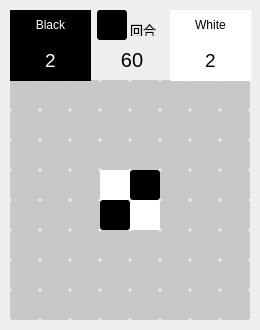
<?xml version="1.0" encoding="UTF-8"?>
<ui version="4.0">
 <class>MainWindow</class>
 <widget class="QMainWindow" name="MainWindow">
  <property name="geometry">
   <rect>
    <x>0</x>
    <y>0</y>
    <width>260</width>
    <height>330</height>
   </rect>
  </property>
  <property name="windowTitle">
   <string>MainWindow</string>
  </property>
  <widget class="QWidget" name="centralWidget">
   <widget class="QPushButton" name="r0c0">
    <property name="geometry">
     <rect>
      <x>10</x>
      <y>80</y>
      <width>30</width>
      <height>30</height>
     </rect>
    </property>
    <property name="styleSheet">
     <string notr="true">QPushButton { background-color: rgb(200, 200, 200);border-radius: 3px} QPushButton:hover { background-color: rgb(230, 230, 230); }</string>
    </property>
    <property name="text">
     <string/>
    </property>
   </widget>
   <widget class="QPushButton" name="r1c0">
    <property name="geometry">
     <rect>
      <x>10</x>
      <y>110</y>
      <width>30</width>
      <height>30</height>
     </rect>
    </property>
    <property name="styleSheet">
     <string notr="true">QPushButton { background-color: rgb(200, 200, 200);border-radius: 3px} QPushButton:hover { background-color: rgb(230, 230, 230); }</string>
    </property>
    <property name="text">
     <string/>
    </property>
   </widget>
   <widget class="QPushButton" name="r2c0">
    <property name="geometry">
     <rect>
      <x>10</x>
      <y>140</y>
      <width>30</width>
      <height>30</height>
     </rect>
    </property>
    <property name="styleSheet">
     <string notr="true">QPushButton { background-color: rgb(200, 200, 200);border-radius: 3px} QPushButton:hover { background-color: rgb(230, 230, 230); }</string>
    </property>
    <property name="text">
     <string/>
    </property>
   </widget>
   <widget class="QPushButton" name="r3c0">
    <property name="geometry">
     <rect>
      <x>10</x>
      <y>170</y>
      <width>30</width>
      <height>30</height>
     </rect>
    </property>
    <property name="styleSheet">
     <string notr="true">QPushButton { background-color: rgb(200, 200, 200);border-radius: 3px} QPushButton:hover { background-color: rgb(230, 230, 230); }</string>
    </property>
    <property name="text">
     <string/>
    </property>
   </widget>
   <widget class="QPushButton" name="r4c0">
    <property name="geometry">
     <rect>
      <x>10</x>
      <y>200</y>
      <width>30</width>
      <height>30</height>
     </rect>
    </property>
    <property name="styleSheet">
     <string notr="true">QPushButton { background-color: rgb(200, 200, 200);border-radius: 3px} QPushButton:hover { background-color: rgb(230, 230, 230); }</string>
    </property>
    <property name="text">
     <string/>
    </property>
   </widget>
   <widget class="QPushButton" name="r5c0">
    <property name="geometry">
     <rect>
      <x>10</x>
      <y>230</y>
      <width>30</width>
      <height>30</height>
     </rect>
    </property>
    <property name="styleSheet">
     <string notr="true">QPushButton { background-color: rgb(200, 200, 200);border-radius: 3px} QPushButton:hover { background-color: rgb(230, 230, 230); }</string>
    </property>
    <property name="text">
     <string/>
    </property>
   </widget>
   <widget class="QPushButton" name="r6c0">
    <property name="geometry">
     <rect>
      <x>10</x>
      <y>260</y>
      <width>30</width>
      <height>30</height>
     </rect>
    </property>
    <property name="styleSheet">
     <string notr="true">QPushButton { background-color: rgb(200, 200, 200);border-radius: 3px} QPushButton:hover { background-color: rgb(230, 230, 230); }</string>
    </property>
    <property name="text">
     <string/>
    </property>
   </widget>
   <widget class="QPushButton" name="r7c0">
    <property name="geometry">
     <rect>
      <x>10</x>
      <y>290</y>
      <width>30</width>
      <height>30</height>
     </rect>
    </property>
    <property name="styleSheet">
     <string notr="true">QPushButton { background-color: rgb(200, 200, 200);border-radius: 3px} QPushButton:hover { background-color: rgb(230, 230, 230); }</string>
    </property>
    <property name="text">
     <string/>
    </property>
   </widget>
   <widget class="QPushButton" name="r1c1">
    <property name="geometry">
     <rect>
      <x>40</x>
      <y>110</y>
      <width>30</width>
      <height>30</height>
     </rect>
    </property>
    <property name="styleSheet">
     <string notr="true">QPushButton { background-color: rgb(200, 200, 200);border-radius: 3px} QPushButton:hover { background-color: rgb(230, 230, 230); }</string>
    </property>
    <property name="text">
     <string/>
    </property>
   </widget>
   <widget class="QPushButton" name="r3c1">
    <property name="geometry">
     <rect>
      <x>40</x>
      <y>170</y>
      <width>30</width>
      <height>30</height>
     </rect>
    </property>
    <property name="styleSheet">
     <string notr="true">QPushButton { background-color: rgb(200, 200, 200);border-radius: 3px} QPushButton:hover { background-color: rgb(230, 230, 230); }</string>
    </property>
    <property name="text">
     <string/>
    </property>
   </widget>
   <widget class="QPushButton" name="r2c1">
    <property name="geometry">
     <rect>
      <x>40</x>
      <y>140</y>
      <width>30</width>
      <height>30</height>
     </rect>
    </property>
    <property name="styleSheet">
     <string notr="true">QPushButton { background-color: rgb(200, 200, 200);border-radius: 3px} QPushButton:hover { background-color: rgb(230, 230, 230); }</string>
    </property>
    <property name="text">
     <string/>
    </property>
   </widget>
   <widget class="QPushButton" name="r6c1">
    <property name="geometry">
     <rect>
      <x>40</x>
      <y>260</y>
      <width>30</width>
      <height>30</height>
     </rect>
    </property>
    <property name="styleSheet">
     <string notr="true">QPushButton { background-color: rgb(200, 200, 200);border-radius: 3px} QPushButton:hover { background-color: rgb(230, 230, 230); }</string>
    </property>
    <property name="text">
     <string/>
    </property>
   </widget>
   <widget class="QPushButton" name="r4c1">
    <property name="geometry">
     <rect>
      <x>40</x>
      <y>200</y>
      <width>30</width>
      <height>30</height>
     </rect>
    </property>
    <property name="styleSheet">
     <string notr="true">QPushButton { background-color: rgb(200, 200, 200);border-radius: 3px} QPushButton:hover { background-color: rgb(230, 230, 230); }</string>
    </property>
    <property name="text">
     <string/>
    </property>
   </widget>
   <widget class="QPushButton" name="r5c1">
    <property name="geometry">
     <rect>
      <x>40</x>
      <y>230</y>
      <width>30</width>
      <height>30</height>
     </rect>
    </property>
    <property name="styleSheet">
     <string notr="true">QPushButton { background-color: rgb(200, 200, 200);border-radius: 3px} QPushButton:hover { background-color: rgb(230, 230, 230); }</string>
    </property>
    <property name="text">
     <string/>
    </property>
   </widget>
   <widget class="QPushButton" name="r0c1">
    <property name="geometry">
     <rect>
      <x>40</x>
      <y>80</y>
      <width>30</width>
      <height>30</height>
     </rect>
    </property>
    <property name="styleSheet">
     <string notr="true">QPushButton { background-color: rgb(200, 200, 200);border-radius: 3px} QPushButton:hover { background-color: rgb(230, 230, 230); }</string>
    </property>
    <property name="text">
     <string/>
    </property>
   </widget>
   <widget class="QPushButton" name="r7c1">
    <property name="geometry">
     <rect>
      <x>40</x>
      <y>290</y>
      <width>30</width>
      <height>30</height>
     </rect>
    </property>
    <property name="styleSheet">
     <string notr="true">QPushButton { background-color: rgb(200, 200, 200);border-radius: 3px} QPushButton:hover { background-color: rgb(230, 230, 230); }</string>
    </property>
    <property name="text">
     <string/>
    </property>
   </widget>
   <widget class="QPushButton" name="r4c3">
    <property name="geometry">
     <rect>
      <x>100</x>
      <y>200</y>
      <width>30</width>
      <height>30</height>
     </rect>
    </property>
    <property name="styleSheet">
     <string notr="true">QPushButton { background-color: rgb(0, 0, 0);border-radius: 3px} QPushButton:hover { background-color: rgb(0, 0, 0); }</string>
    </property>
    <property name="text">
     <string/>
    </property>
   </widget>
   <widget class="QPushButton" name="r1c2">
    <property name="geometry">
     <rect>
      <x>70</x>
      <y>110</y>
      <width>30</width>
      <height>30</height>
     </rect>
    </property>
    <property name="styleSheet">
     <string notr="true">QPushButton { background-color: rgb(200, 200, 200);border-radius: 3px} QPushButton:hover { background-color: rgb(230, 230, 230); }</string>
    </property>
    <property name="text">
     <string/>
    </property>
   </widget>
   <widget class="QPushButton" name="r3c2">
    <property name="geometry">
     <rect>
      <x>70</x>
      <y>170</y>
      <width>30</width>
      <height>30</height>
     </rect>
    </property>
    <property name="styleSheet">
     <string notr="true">QPushButton { background-color: rgb(200, 200, 200);border-radius: 3px} QPushButton:hover { background-color: rgb(230, 230, 230); }</string>
    </property>
    <property name="text">
     <string/>
    </property>
   </widget>
   <widget class="QPushButton" name="r2c2">
    <property name="geometry">
     <rect>
      <x>70</x>
      <y>140</y>
      <width>30</width>
      <height>30</height>
     </rect>
    </property>
    <property name="styleSheet">
     <string notr="true">QPushButton { background-color: rgb(200, 200, 200);border-radius: 3px} QPushButton:hover { background-color: rgb(230, 230, 230); }</string>
    </property>
    <property name="text">
     <string/>
    </property>
   </widget>
   <widget class="QPushButton" name="r6c2">
    <property name="geometry">
     <rect>
      <x>70</x>
      <y>260</y>
      <width>30</width>
      <height>30</height>
     </rect>
    </property>
    <property name="styleSheet">
     <string notr="true">QPushButton { background-color: rgb(200, 200, 200);border-radius: 3px} QPushButton:hover { background-color: rgb(230, 230, 230); }</string>
    </property>
    <property name="text">
     <string/>
    </property>
   </widget>
   <widget class="QPushButton" name="r1c3">
    <property name="geometry">
     <rect>
      <x>100</x>
      <y>110</y>
      <width>30</width>
      <height>30</height>
     </rect>
    </property>
    <property name="styleSheet">
     <string notr="true">QPushButton { background-color: rgb(200, 200, 200);border-radius: 3px} QPushButton:hover { background-color: rgb(230, 230, 230); }</string>
    </property>
    <property name="text">
     <string/>
    </property>
   </widget>
   <widget class="QPushButton" name="r4c2">
    <property name="geometry">
     <rect>
      <x>70</x>
      <y>200</y>
      <width>30</width>
      <height>30</height>
     </rect>
    </property>
    <property name="styleSheet">
     <string notr="true">QPushButton { background-color: rgb(200, 200, 200);border-radius: 3px} QPushButton:hover { background-color: rgb(230, 230, 230); }</string>
    </property>
    <property name="text">
     <string/>
    </property>
   </widget>
   <widget class="QPushButton" name="r3c3">
    <property name="geometry">
     <rect>
      <x>100</x>
      <y>170</y>
      <width>30</width>
      <height>30</height>
     </rect>
    </property>
    <property name="styleSheet">
     <string notr="true">QPushButton { background-color: rgb(255, 255, 255);border-radius: 3px} QPushButton:hover { background-color: rgb(255, 255, 255); }</string>
    </property>
    <property name="text">
     <string/>
    </property>
   </widget>
   <widget class="QPushButton" name="r6c3">
    <property name="geometry">
     <rect>
      <x>100</x>
      <y>260</y>
      <width>30</width>
      <height>30</height>
     </rect>
    </property>
    <property name="styleSheet">
     <string notr="true">QPushButton { background-color: rgb(200, 200, 200);border-radius: 3px} QPushButton:hover { background-color: rgb(230, 230, 230); }</string>
    </property>
    <property name="text">
     <string/>
    </property>
   </widget>
   <widget class="QPushButton" name="r2c3">
    <property name="geometry">
     <rect>
      <x>100</x>
      <y>140</y>
      <width>30</width>
      <height>30</height>
     </rect>
    </property>
    <property name="styleSheet">
     <string notr="true">QPushButton { background-color: rgb(200, 200, 200);border-radius: 3px} QPushButton:hover { background-color: rgb(230, 230, 230); }</string>
    </property>
    <property name="text">
     <string/>
    </property>
   </widget>
   <widget class="QPushButton" name="r7c3">
    <property name="geometry">
     <rect>
      <x>100</x>
      <y>290</y>
      <width>30</width>
      <height>30</height>
     </rect>
    </property>
    <property name="styleSheet">
     <string notr="true">QPushButton { background-color: rgb(200, 200, 200);border-radius: 3px} QPushButton:hover { background-color: rgb(230, 230, 230); }</string>
    </property>
    <property name="text">
     <string/>
    </property>
   </widget>
   <widget class="QPushButton" name="r5c2">
    <property name="geometry">
     <rect>
      <x>70</x>
      <y>230</y>
      <width>30</width>
      <height>30</height>
     </rect>
    </property>
    <property name="styleSheet">
     <string notr="true">QPushButton { background-color: rgb(200, 200, 200);border-radius: 3px} QPushButton:hover { background-color: rgb(230, 230, 230); }</string>
    </property>
    <property name="text">
     <string/>
    </property>
   </widget>
   <widget class="QPushButton" name="r5c3">
    <property name="geometry">
     <rect>
      <x>100</x>
      <y>230</y>
      <width>30</width>
      <height>30</height>
     </rect>
    </property>
    <property name="styleSheet">
     <string notr="true">QPushButton { background-color: rgb(200, 200, 200);border-radius: 3px} QPushButton:hover { background-color: rgb(230, 230, 230); }</string>
    </property>
    <property name="text">
     <string/>
    </property>
   </widget>
   <widget class="QPushButton" name="r0c2">
    <property name="geometry">
     <rect>
      <x>70</x>
      <y>80</y>
      <width>30</width>
      <height>30</height>
     </rect>
    </property>
    <property name="styleSheet">
     <string notr="true">QPushButton { background-color: rgb(200, 200, 200);border-radius: 3px} QPushButton:hover { background-color: rgb(230, 230, 230); }</string>
    </property>
    <property name="text">
     <string/>
    </property>
   </widget>
   <widget class="QPushButton" name="r7c2">
    <property name="geometry">
     <rect>
      <x>70</x>
      <y>290</y>
      <width>30</width>
      <height>30</height>
     </rect>
    </property>
    <property name="styleSheet">
     <string notr="true">QPushButton { background-color: rgb(200, 200, 200);border-radius: 3px} QPushButton:hover { background-color: rgb(230, 230, 230); }</string>
    </property>
    <property name="text">
     <string/>
    </property>
   </widget>
   <widget class="QPushButton" name="r0c3">
    <property name="geometry">
     <rect>
      <x>100</x>
      <y>80</y>
      <width>30</width>
      <height>30</height>
     </rect>
    </property>
    <property name="styleSheet">
     <string notr="true">QPushButton { background-color: rgb(200, 200, 200);border-radius: 3px} QPushButton:hover { background-color: rgb(230, 230, 230); }</string>
    </property>
    <property name="text">
     <string/>
    </property>
   </widget>
   <widget class="QPushButton" name="r3c5">
    <property name="geometry">
     <rect>
      <x>160</x>
      <y>170</y>
      <width>30</width>
      <height>30</height>
     </rect>
    </property>
    <property name="styleSheet">
     <string notr="true">QPushButton { background-color: rgb(200, 200, 200);border-radius: 3px} QPushButton:hover { background-color: rgb(230, 230, 230); }</string>
    </property>
    <property name="text">
     <string/>
    </property>
   </widget>
   <widget class="QPushButton" name="r4c7">
    <property name="geometry">
     <rect>
      <x>220</x>
      <y>200</y>
      <width>30</width>
      <height>30</height>
     </rect>
    </property>
    <property name="styleSheet">
     <string notr="true">QPushButton { background-color: rgb(200, 200, 200);border-radius: 3px} QPushButton:hover { background-color: rgb(230, 230, 230); }</string>
    </property>
    <property name="text">
     <string/>
    </property>
   </widget>
   <widget class="QPushButton" name="r3c7">
    <property name="geometry">
     <rect>
      <x>220</x>
      <y>170</y>
      <width>30</width>
      <height>30</height>
     </rect>
    </property>
    <property name="styleSheet">
     <string notr="true">QPushButton { background-color: rgb(200, 200, 200);border-radius: 3px} QPushButton:hover { background-color: rgb(230, 230, 230); }</string>
    </property>
    <property name="text">
     <string/>
    </property>
   </widget>
   <widget class="QPushButton" name="r6c5">
    <property name="geometry">
     <rect>
      <x>160</x>
      <y>260</y>
      <width>30</width>
      <height>30</height>
     </rect>
    </property>
    <property name="styleSheet">
     <string notr="true">QPushButton { background-color: rgb(200, 200, 200);border-radius: 3px} QPushButton:hover { background-color: rgb(230, 230, 230); }</string>
    </property>
    <property name="text">
     <string/>
    </property>
   </widget>
   <widget class="QPushButton" name="r3c6">
    <property name="geometry">
     <rect>
      <x>190</x>
      <y>170</y>
      <width>30</width>
      <height>30</height>
     </rect>
    </property>
    <property name="styleSheet">
     <string notr="true">QPushButton { background-color: rgb(200, 200, 200);border-radius: 3px} QPushButton:hover { background-color: rgb(230, 230, 230); }</string>
    </property>
    <property name="text">
     <string/>
    </property>
   </widget>
   <widget class="QPushButton" name="r4c5">
    <property name="geometry">
     <rect>
      <x>160</x>
      <y>200</y>
      <width>30</width>
      <height>30</height>
     </rect>
    </property>
    <property name="styleSheet">
     <string notr="true">QPushButton { background-color: rgb(200, 200, 200);border-radius: 3px} QPushButton:hover { background-color: rgb(230, 230, 230); }</string>
    </property>
    <property name="text">
     <string/>
    </property>
   </widget>
   <widget class="QPushButton" name="r0c7">
    <property name="geometry">
     <rect>
      <x>220</x>
      <y>80</y>
      <width>30</width>
      <height>30</height>
     </rect>
    </property>
    <property name="styleSheet">
     <string notr="true">QPushButton { background-color: rgb(200, 200, 200);border-radius: 3px} QPushButton:hover { background-color: rgb(230, 230, 230); }</string>
    </property>
    <property name="text">
     <string/>
    </property>
   </widget>
   <widget class="QPushButton" name="r0c5">
    <property name="geometry">
     <rect>
      <x>160</x>
      <y>80</y>
      <width>30</width>
      <height>30</height>
     </rect>
    </property>
    <property name="styleSheet">
     <string notr="true">QPushButton { background-color: rgb(200, 200, 200);border-radius: 3px} QPushButton:hover { background-color: rgb(230, 230, 230); }</string>
    </property>
    <property name="text">
     <string/>
    </property>
   </widget>
   <widget class="QPushButton" name="r7c4">
    <property name="geometry">
     <rect>
      <x>130</x>
      <y>290</y>
      <width>30</width>
      <height>30</height>
     </rect>
    </property>
    <property name="styleSheet">
     <string notr="true">QPushButton { background-color: rgb(200, 200, 200);border-radius: 3px} QPushButton:hover { background-color: rgb(230, 230, 230); }</string>
    </property>
    <property name="text">
     <string/>
    </property>
   </widget>
   <widget class="QPushButton" name="r1c4">
    <property name="geometry">
     <rect>
      <x>130</x>
      <y>110</y>
      <width>30</width>
      <height>30</height>
     </rect>
    </property>
    <property name="styleSheet">
     <string notr="true">QPushButton { background-color: rgb(200, 200, 200);border-radius: 3px} QPushButton:hover { background-color: rgb(230, 230, 230); }</string>
    </property>
    <property name="text">
     <string/>
    </property>
   </widget>
   <widget class="QPushButton" name="r6c4">
    <property name="geometry">
     <rect>
      <x>130</x>
      <y>260</y>
      <width>30</width>
      <height>30</height>
     </rect>
    </property>
    <property name="styleSheet">
     <string notr="true">QPushButton { background-color: rgb(200, 200, 200);border-radius: 3px} QPushButton:hover { background-color: rgb(230, 230, 230); }</string>
    </property>
    <property name="text">
     <string/>
    </property>
   </widget>
   <widget class="QPushButton" name="r4c6">
    <property name="geometry">
     <rect>
      <x>190</x>
      <y>200</y>
      <width>30</width>
      <height>30</height>
     </rect>
    </property>
    <property name="styleSheet">
     <string notr="true">QPushButton { background-color: rgb(200, 200, 200);border-radius: 3px} QPushButton:hover { background-color: rgb(230, 230, 230); }</string>
    </property>
    <property name="text">
     <string/>
    </property>
   </widget>
   <widget class="QPushButton" name="r2c5">
    <property name="geometry">
     <rect>
      <x>160</x>
      <y>140</y>
      <width>30</width>
      <height>30</height>
     </rect>
    </property>
    <property name="styleSheet">
     <string notr="true">QPushButton { background-color: rgb(200, 200, 200);border-radius: 3px} QPushButton:hover { background-color: rgb(230, 230, 230); }</string>
    </property>
    <property name="text">
     <string/>
    </property>
   </widget>
   <widget class="QPushButton" name="r1c6">
    <property name="geometry">
     <rect>
      <x>190</x>
      <y>110</y>
      <width>30</width>
      <height>30</height>
     </rect>
    </property>
    <property name="styleSheet">
     <string notr="true">QPushButton { background-color: rgb(200, 200, 200);border-radius: 3px} QPushButton:hover { background-color: rgb(230, 230, 230); }</string>
    </property>
    <property name="text">
     <string/>
    </property>
   </widget>
   <widget class="QPushButton" name="r7c5">
    <property name="geometry">
     <rect>
      <x>160</x>
      <y>290</y>
      <width>30</width>
      <height>30</height>
     </rect>
    </property>
    <property name="styleSheet">
     <string notr="true">QPushButton { background-color: rgb(200, 200, 200);border-radius: 3px} QPushButton:hover { background-color: rgb(230, 230, 230); }</string>
    </property>
    <property name="text">
     <string/>
    </property>
   </widget>
   <widget class="QPushButton" name="r5c7">
    <property name="geometry">
     <rect>
      <x>220</x>
      <y>230</y>
      <width>30</width>
      <height>30</height>
     </rect>
    </property>
    <property name="styleSheet">
     <string notr="true">QPushButton { background-color: rgb(200, 200, 200);border-radius: 3px} QPushButton:hover { background-color: rgb(230, 230, 230); }</string>
    </property>
    <property name="text">
     <string/>
    </property>
   </widget>
   <widget class="QPushButton" name="r5c5">
    <property name="geometry">
     <rect>
      <x>160</x>
      <y>230</y>
      <width>30</width>
      <height>30</height>
     </rect>
    </property>
    <property name="styleSheet">
     <string notr="true">QPushButton { background-color: rgb(200, 200, 200);border-radius: 3px} QPushButton:hover { background-color: rgb(230, 230, 230); }</string>
    </property>
    <property name="text">
     <string/>
    </property>
   </widget>
   <widget class="QPushButton" name="r6c7">
    <property name="geometry">
     <rect>
      <x>220</x>
      <y>260</y>
      <width>30</width>
      <height>30</height>
     </rect>
    </property>
    <property name="styleSheet">
     <string notr="true">QPushButton { background-color: rgb(200, 200, 200);border-radius: 3px} QPushButton:hover { background-color: rgb(230, 230, 230); }</string>
    </property>
    <property name="text">
     <string/>
    </property>
   </widget>
   <widget class="QPushButton" name="r7c7">
    <property name="geometry">
     <rect>
      <x>220</x>
      <y>290</y>
      <width>30</width>
      <height>30</height>
     </rect>
    </property>
    <property name="styleSheet">
     <string notr="true">QPushButton { background-color: rgb(200, 200, 200);border-radius: 3px} QPushButton:hover { background-color: rgb(230, 230, 230); }</string>
    </property>
    <property name="text">
     <string/>
    </property>
   </widget>
   <widget class="QPushButton" name="r2c6">
    <property name="geometry">
     <rect>
      <x>190</x>
      <y>140</y>
      <width>30</width>
      <height>30</height>
     </rect>
    </property>
    <property name="styleSheet">
     <string notr="true">QPushButton { background-color: rgb(200, 200, 200);border-radius: 3px} QPushButton:hover { background-color: rgb(230, 230, 230); }</string>
    </property>
    <property name="text">
     <string/>
    </property>
   </widget>
   <widget class="QPushButton" name="r1c5">
    <property name="geometry">
     <rect>
      <x>160</x>
      <y>110</y>
      <width>30</width>
      <height>30</height>
     </rect>
    </property>
    <property name="styleSheet">
     <string notr="true">QPushButton { background-color: rgb(200, 200, 200);border-radius: 3px} QPushButton:hover { background-color: rgb(230, 230, 230); }</string>
    </property>
    <property name="text">
     <string/>
    </property>
   </widget>
   <widget class="QPushButton" name="r0c6">
    <property name="geometry">
     <rect>
      <x>190</x>
      <y>80</y>
      <width>30</width>
      <height>30</height>
     </rect>
    </property>
    <property name="styleSheet">
     <string notr="true">QPushButton { background-color: rgb(200, 200, 200);border-radius: 3px} QPushButton:hover { background-color: rgb(230, 230, 230); }</string>
    </property>
    <property name="text">
     <string/>
    </property>
   </widget>
   <widget class="QPushButton" name="r3c4">
    <property name="geometry">
     <rect>
      <x>130</x>
      <y>170</y>
      <width>30</width>
      <height>30</height>
     </rect>
    </property>
    <property name="styleSheet">
     <string notr="true">QPushButton { background-color: rgb(0, 0, 0);border-radius: 3px} QPushButton:hover { background-color: rgb(0, 0, 0); }</string>
    </property>
    <property name="text">
     <string/>
    </property>
   </widget>
   <widget class="QPushButton" name="r2c7">
    <property name="geometry">
     <rect>
      <x>220</x>
      <y>140</y>
      <width>30</width>
      <height>30</height>
     </rect>
    </property>
    <property name="styleSheet">
     <string notr="true">QPushButton { background-color: rgb(200, 200, 200);border-radius: 3px} QPushButton:hover { background-color: rgb(230, 230, 230); }</string>
    </property>
    <property name="text">
     <string/>
    </property>
   </widget>
   <widget class="QPushButton" name="r6c6">
    <property name="geometry">
     <rect>
      <x>190</x>
      <y>260</y>
      <width>30</width>
      <height>30</height>
     </rect>
    </property>
    <property name="styleSheet">
     <string notr="true">QPushButton { background-color: rgb(200, 200, 200);border-radius: 3px} QPushButton:hover { background-color: rgb(230, 230, 230); }</string>
    </property>
    <property name="text">
     <string/>
    </property>
   </widget>
   <widget class="QPushButton" name="r2c4">
    <property name="geometry">
     <rect>
      <x>130</x>
      <y>140</y>
      <width>30</width>
      <height>30</height>
     </rect>
    </property>
    <property name="styleSheet">
     <string notr="true">QPushButton { background-color: rgb(200, 200, 200);border-radius: 3px} QPushButton:hover { background-color: rgb(230, 230, 230); }</string>
    </property>
    <property name="text">
     <string/>
    </property>
   </widget>
   <widget class="QPushButton" name="r7c6">
    <property name="geometry">
     <rect>
      <x>190</x>
      <y>290</y>
      <width>30</width>
      <height>30</height>
     </rect>
    </property>
    <property name="styleSheet">
     <string notr="true">QPushButton { background-color: rgb(200, 200, 200);border-radius: 3px} QPushButton:hover { background-color: rgb(230, 230, 230); }</string>
    </property>
    <property name="text">
     <string/>
    </property>
   </widget>
   <widget class="QPushButton" name="r4c4">
    <property name="geometry">
     <rect>
      <x>130</x>
      <y>200</y>
      <width>30</width>
      <height>30</height>
     </rect>
    </property>
    <property name="styleSheet">
     <string notr="true">QPushButton { background-color: rgb(255, 255, 255);border-radius: 3px} QPushButton:hover { background-color: rgb(255, 255, 255); }</string>
    </property>
    <property name="text">
     <string/>
    </property>
   </widget>
   <widget class="QPushButton" name="r1c7">
    <property name="geometry">
     <rect>
      <x>220</x>
      <y>110</y>
      <width>30</width>
      <height>30</height>
     </rect>
    </property>
    <property name="styleSheet">
     <string notr="true">QPushButton { background-color: rgb(200, 200, 200);border-radius: 3px} QPushButton:hover { background-color: rgb(230, 230, 230); }</string>
    </property>
    <property name="text">
     <string/>
    </property>
   </widget>
   <widget class="QPushButton" name="r5c6">
    <property name="geometry">
     <rect>
      <x>190</x>
      <y>230</y>
      <width>30</width>
      <height>30</height>
     </rect>
    </property>
    <property name="styleSheet">
     <string notr="true">QPushButton { background-color: rgb(200, 200, 200);border-radius: 3px} QPushButton:hover { background-color: rgb(230, 230, 230); }</string>
    </property>
    <property name="text">
     <string/>
    </property>
   </widget>
   <widget class="QPushButton" name="r5c4">
    <property name="geometry">
     <rect>
      <x>130</x>
      <y>230</y>
      <width>30</width>
      <height>30</height>
     </rect>
    </property>
    <property name="styleSheet">
     <string notr="true">QPushButton { background-color: rgb(200, 200, 200);border-radius: 3px} QPushButton:hover { background-color: rgb(230, 230, 230); }</string>
    </property>
    <property name="text">
     <string/>
    </property>
   </widget>
   <widget class="QPushButton" name="r0c4">
    <property name="geometry">
     <rect>
      <x>130</x>
      <y>80</y>
      <width>30</width>
      <height>30</height>
     </rect>
    </property>
    <property name="styleSheet">
     <string notr="true">QPushButton { background-color: rgb(200, 200, 200);border-radius: 3px} QPushButton:hover { background-color: rgb(230, 230, 230); }</string>
    </property>
    <property name="text">
     <string/>
    </property>
   </widget>
   <widget class="QLabel" name="Player1">
    <property name="geometry">
     <rect>
      <x>10</x>
      <y>10</y>
      <width>81</width>
      <height>30</height>
     </rect>
    </property>
    <property name="styleSheet">
     <string notr="true">background-color: rgb(0, 0, 0);</string>
    </property>
    <property name="text">
     <string>&lt;html&gt;&lt;head/&gt;&lt;body&gt;&lt;p&gt;&lt;span style=&quot; color:#ffffff;&quot;&gt;Black&lt;/span&gt;&lt;/p&gt;&lt;/body&gt;&lt;/html&gt;</string>
    </property>
    <property name="alignment">
     <set>Qt::AlignCenter</set>
    </property>
   </widget>
   <widget class="QLabel" name="Player2">
    <property name="geometry">
     <rect>
      <x>170</x>
      <y>10</y>
      <width>81</width>
      <height>30</height>
     </rect>
    </property>
    <property name="styleSheet">
     <string notr="true">background-color: rgb(255, 255, 255);</string>
    </property>
    <property name="text">
     <string>White</string>
    </property>
    <property name="alignment">
     <set>Qt::AlignCenter</set>
    </property>
   </widget>
   <widget class="QPushButton" name="sign">
    <property name="geometry">
     <rect>
      <x>97</x>
      <y>10</y>
      <width>30</width>
      <height>30</height>
     </rect>
    </property>
    <property name="styleSheet">
     <string notr="true">QPushButton { background-color: rgb(0, 0, 0);border-radius: 3px} QPushButton:hover { background-color: rgb(0, 0, 0); }</string>
    </property>
    <property name="text">
     <string/>
    </property>
   </widget>
   <widget class="QLabel" name="blackcnt">
    <property name="geometry">
     <rect>
      <x>10</x>
      <y>40</y>
      <width>81</width>
      <height>41</height>
     </rect>
    </property>
    <property name="styleSheet">
     <string notr="true">background-color: rgb(0, 0, 0);</string>
    </property>
    <property name="text">
     <string>&lt;html&gt;&lt;head/&gt;&lt;body&gt;&lt;p&gt;&lt;span style=&quot; font-size:14pt; color:#ffffff;&quot;&gt;2&lt;/span&gt;&lt;/p&gt;&lt;/body&gt;&lt;/html&gt;</string>
    </property>
    <property name="alignment">
     <set>Qt::AlignCenter</set>
    </property>
   </widget>
   <widget class="QLabel" name="whitecnt">
    <property name="geometry">
     <rect>
      <x>170</x>
      <y>40</y>
      <width>81</width>
      <height>41</height>
     </rect>
    </property>
    <property name="styleSheet">
     <string notr="true">background-color: rgb(255, 255, 255);</string>
    </property>
    <property name="text">
     <string>&lt;html&gt;&lt;head/&gt;&lt;body&gt;&lt;p&gt;&lt;span style=&quot; font-size:14pt;&quot;&gt;2&lt;/span&gt;&lt;/p&gt;&lt;/body&gt;&lt;/html&gt;</string>
    </property>
    <property name="alignment">
     <set>Qt::AlignCenter</set>
    </property>
   </widget>
   <widget class="QLabel" name="turn">
    <property name="geometry">
     <rect>
      <x>130</x>
      <y>20</y>
      <width>40</width>
      <height>16</height>
     </rect>
    </property>
    <property name="text">
     <string>&lt;html&gt;&lt;head/&gt;&lt;body&gt;&lt;p&gt;&lt;span style=&quot; font-size:10pt;&quot;&gt;回合&lt;/span&gt;&lt;/p&gt;&lt;/body&gt;&lt;/html&gt;</string>
    </property>
   </widget>
   <widget class="QLabel" name="countdown">
    <property name="geometry">
     <rect>
      <x>102</x>
      <y>40</y>
      <width>60</width>
      <height>40</height>
     </rect>
    </property>
    <property name="font">
     <font>
      <pointsize>15</pointsize>
     </font>
    </property>
    <property name="text">
     <string>60</string>
    </property>
    <property name="alignment">
     <set>Qt::AlignCenter</set>
    </property>
   </widget>
  </widget>
 </widget>
 <layoutdefault spacing="6" margin="11"/>
 <resources/>
 <connections/>
</ui>
